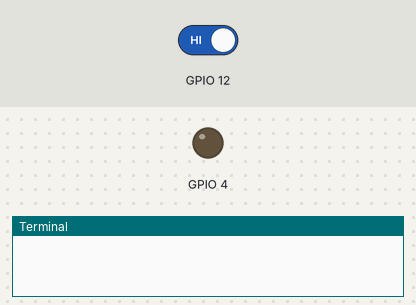
Bench run of a program on a simulated Raspberry Pi (BCM pin numbers). Parts: output pins drawn as LEDs (lit = HIGH), the last lines printed to the terminal. The test bench sets the inputs (shaded band); at power-on: GPIO 12 HIGH.

Above: at 1.2 s.
1.3 s: GPIO 12 driven LOW
At 1.6 s:
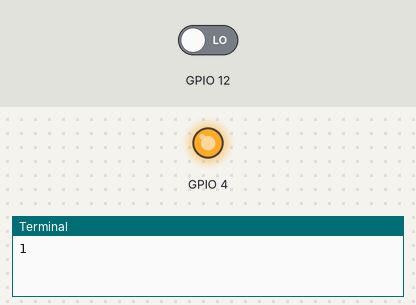
Timing chart, 0 to 4.3 s (numbered marks = the images above; inputs shaded):
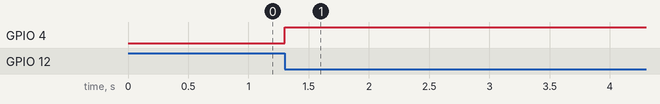

Measured:
- after the input at 1.3 s, GPIO 4: LOW → HIGH at once

The program:

switchlchika.py
```python
#!/usr/bin/python
# coding: utf-8

import RPi.GPIO as GPIO
from time import sleep

GPIO.setmode(GPIO.BCM)
GPIO.setup(4, GPIO.OUT)
GPIO.setup(12, GPIO.IN)

count = 0
before = GPIO.HIGH

try:
    while True:
        if GPIO.input(12) == GPIO.LOW:
            if before == GPIO.HIGH:
                count = count + 1
                print(count)
            before = GPIO.LOW
        else:
            before = GPIO.HIGH
        if count % 2 == 0:
            GPIO.output(4, GPIO.LOW)
        else:
            GPIO.output(4, GPIO.HIGH)
        sleep(0.01)

except KeyboardInterrupt:
    pass

GPIO.cleanup()
```
